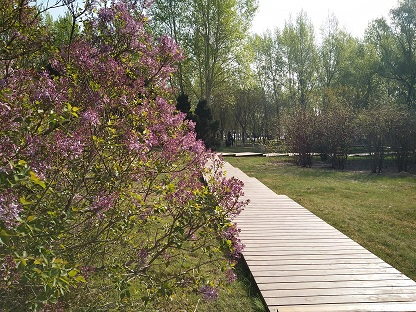
#> input picture Python.OpenCV.From.Novice.To.Practice/code/05/03/demo.png, 416 x 312 px
$ python flipDemo.py
#> lines starting #> are read from the running program, lines starting #| are printed output that depends on the picture
import cv2
img = cv2.imread("demo.png")  # 读取图像
#> img is the input picture: shape (312, 416, 3); mean B, G, R 93.8, 116.8, 123.1
dst1 = cv2.flip(img, 0)  # 沿X轴翻转
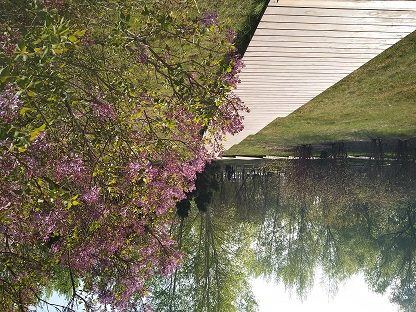
#> dst1: shape (312, 416, 3); mean B, G, R 93.8, 116.8, 123.1
dst2 = cv2.flip(img, 1)  # 沿Y轴翻转
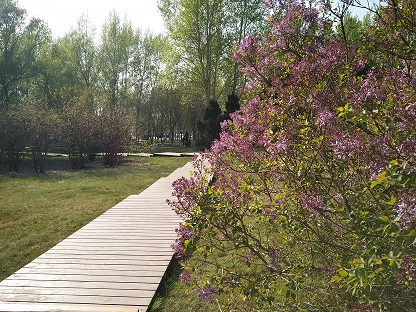
#> dst2: shape (312, 416, 3); mean B, G, R 93.8, 116.8, 123.1
dst3 = cv2.flip(img, -1)  # 同时沿X轴、Y轴翻转
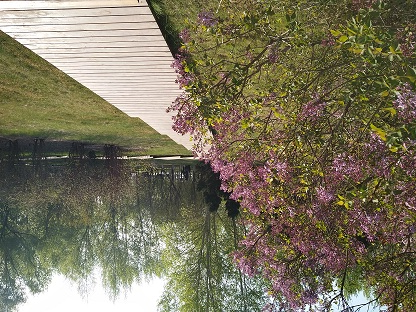
#> dst3: shape (312, 416, 3); mean B, G, R 93.8, 116.8, 123.1
cv2.imshow("img", img)  # 显示原图
cv2.imshow("dst1", dst1)  # 显示翻转之后的图像
cv2.imshow("dst2", dst2)
cv2.imshow("dst3", dst3)
cv2.waitKey()  # 按下任何键盘按键后
cv2.destroyAllWindows()  # 释放所有窗体
